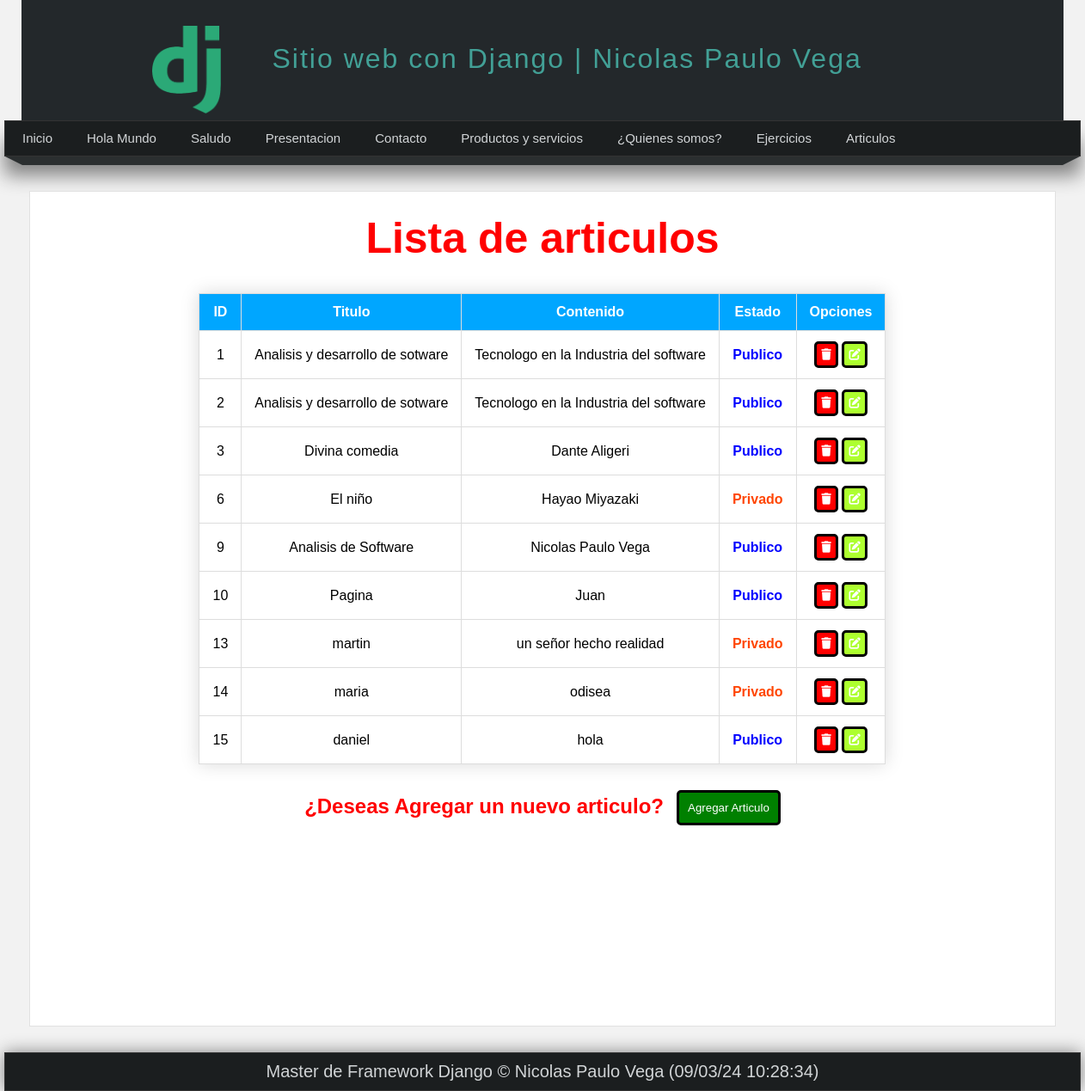
/articulos/, run on an earlier commit of the app's database.
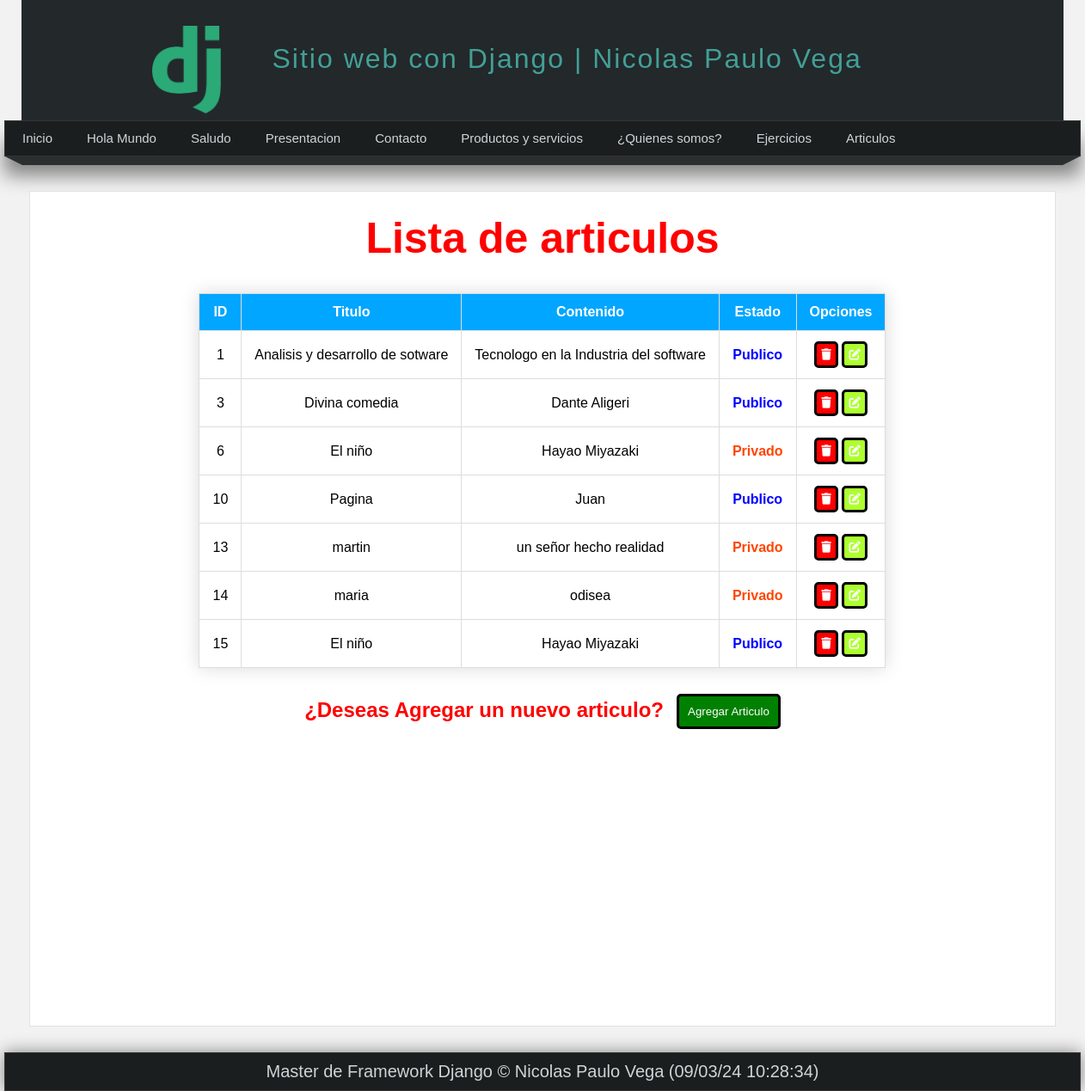
And on a later commit of the database.
### myApp/models.py (models this page shows)
class Article(models.Model):
    title = models.CharField(max_length=150)
    content = models.TextField()
    image = models.ImageField(default='null')
    public = models.BooleanField()
    create_date = models.DateTimeField(auto_now_add=True)
    update_date = models.DateField(auto_now=True)

### myApp/views.py (the view)
# urls.py: path('articulos/', myApp.views.articulos, name="Listar"),
def articulos(request):
    articulos = Article.objects.order_by('id')
    return render(request, 'articulos.html',{
        'articulos':articulos
    })

### myApp/templates/articulos.html (shortened to what this page needs)
{% extends 'layout.html' %}
{% block content %}
    <h2 class="title-articulos"><strong>Lista de articulos</strong></h2>
        <div class="lista_datos">
            <table class="tabla_articulos">
                <thead>
                    <tr>
                        <th>ID </th>
                        <th>Titulo </th>
                        <th>Contenido </th>
                        <th>Estado </th>
                        <th>Opciones</th>
                    </tr>
                </thead>
                <tbody>
                    {% for article in articulos %}
                        <tr>
                            <td>{{article.id}}</td>
                            <td>{{article.title}}</td>
                            <td>{{article.content}}</td>
                            <td>
                                {% if article.public%}
                                    <strong class="estado-publico">Publico</strong>
                                {% else %}
                                    <strong class="estado-privado">Privado</strong>
                                {% endif %}
                            </td>
                            <td>
                                <button class="boton-eliminar" onclick="return confirmar_borrar()">
                                    <a href="{% url "eliminar_articulo" article.id %}">
                                        <i class="fa-solid fa-trash"></i>
                                    </a>
                                </button>
                                <button class="boton-actualizar">
                                    <a href="{% url "actualizar_articulo" article.id %}">
                                        <i class="fa-solid fa-pen-to-square"></i>
                                    </a>
                                </button>
                            </td>
                        </tr>
                    {% endfor %}
                </tbody>
            </table>
        </div>
    <div class="agregar">
        <h2><strong>¿Deseas Agregar un nuevo articulo?</strong></h2>
        <button><a href="{% url "registrar_articulo" %}">Agregar Articulo</a></button>
    </div>
{% endblock %}

What changed in the data, as far as the page shows it:
removed Article: id "2", title "Analisis y desarrollo de sotware", content "Tecnologo en la Industria del software", public "Publico"
removed Article: id "9", title "Analisis de Software", content "Nicolas Paulo Vega", public "Publico"
changed Article id 15: title "daniel" → "El niño"; content "hola" → "Hayao Miyazaki"
